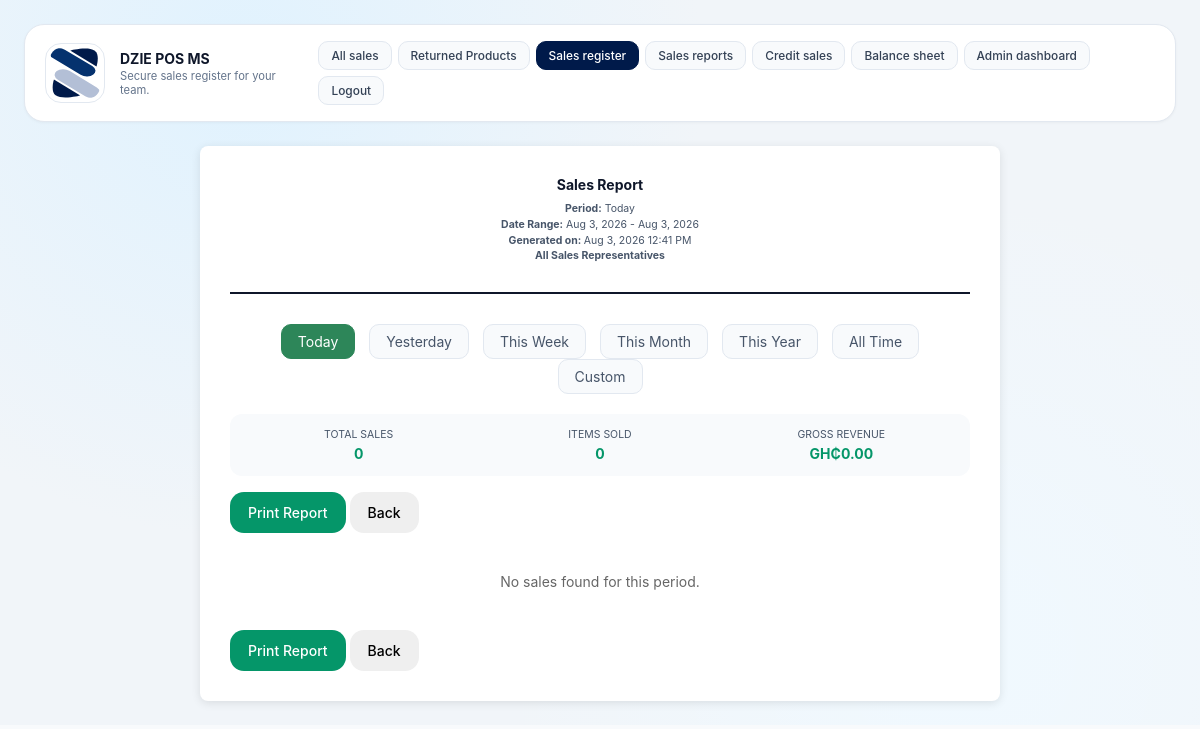
The page /sales_report.php (signed in) on the database its author committed.
### tables this page shows
CREATE TABLE settings (
            key TEXT PRIMARY KEY,
            value TEXT NOT NULL
        );

### inc/functions.php (called while the page is built, shortened)
<?php
function get_db_path(): string {
    $dir = __DIR__ . '/../data';
    return $dir . '/pos.db';
}
function get_database(): PDO {
    static $pdo = null;
    if ($pdo !== null) {
        return $pdo;
    }
    $path = get_db_path();
    $pdo = new PDO('sqlite:' . $path);
    $pdo->setAttribute(PDO::ATTR_ERRMODE, PDO::ERRMODE_EXCEPTION);
    initialize_database($pdo);
    return $pdo;
}
function initialize_database(PDO $db): void {
    $db->exec(
        'CREATE TABLE IF NOT EXISTS products (
            id INTEGER PRIMARY KEY,
            code TEXT UNIQUE NOT NULL,
            name TEXT NOT NULL,
            category TEXT NOT NULL,
            price REAL NOT NULL,
            image TEXT NOT NULL,
            quantity INTEGER NOT NULL DEFAULT 0,
            bulk_quantity_threshold INTEGER NOT NULL DEFAULT 0,
            bulk_discount_percentage REAL NOT NULL DEFAULT 0
        )'
    );
    try {
        $db->exec('ALTER TABLE products ADD COLUMN quantity INTEGER NOT NULL DEFAULT 0');
    } catch (Exception $e) {
    }
    try {
        $db->exec('ALTER TABLE products ADD COLUMN bulk_quantity_threshold INTEGER NOT NULL DEFAULT 0');
    } catch (Exception $e) {
    }
    try {
        $db->exec('ALTER TABLE products ADD COLUMN bulk_discount_percentage REAL NOT NULL DEFAULT 0');
    } catch (Exception $e) {
    }
    $db->exec(
        'CREATE TABLE IF NOT EXISTS users (
            id INTEGER PRIMARY KEY,
            username TEXT UNIQUE NOT NULL,
            password_hash TEXT NOT NULL,
            role TEXT NOT NULL,
            created_at TEXT NOT NULL
        )'
    );
    $db->exec(
        'CREATE TABLE IF NOT EXISTS orders (
            id INTEGER PRIMARY KEY,
            username TEXT NOT NULL,
            total REAL NOT NULL,
            status TEXT NOT NULL DEFAULT "Pending",
            created_at TEXT NOT NULL,
            credit INTEGER NOT NULL DEFAULT 0,
            customer_name TEXT,
            customer_phone TEXT,
            credit_status TEXT NOT NULL DEFAULT "Pending"
        )'
    );
    try {
        $db->exec('ALTER TABLE orders ADD COLUMN credit INTEGER NOT NULL DEFAULT 0');
    } catch (Exception $e) {
    }
    try {
        $db->exec('ALTER TABLE orders ADD COLUMN customer_name TEXT');
    } catch (Exception $e) {
    }
    try {
        $db->exec('ALTER TABLE orders ADD COLUMN customer_phone TEXT');
    } catch (Exception $e) {
    }
    try {
        $db->exec('ALTER TABLE orders ADD COLUMN credit_status TEXT NOT NULL DEFAULT "Pending"');
    } catch (Exception $e) {
    }
    $db->exec(
        'CREATE TABLE IF NOT EXISTS order_items (
            id INTEGER PRIMARY KEY,
            order_id INTEGER NOT NULL,
            product_id INTEGER NOT NULL,
            name TEXT NOT NULL,
            price REAL NOT NULL,
            quantity INTEGER NOT NULL,
            subtotal REAL NOT NULL,
            FOREIGN KEY(order_id) REFERENCES orders(id)
        )'
    );
    $db->exec(
        'CREATE TABLE IF NOT EXISTS receipts (
            id INTEGER PRIMARY KEY,
            order_id INTEGER NOT NULL UNIQUE,
            username TEXT NOT NULL,
            receipt_content TEXT NOT NULL,
            return_status TEXT NOT NULL DEFAULT "Active",
            created_at TEXT NOT NULL,
            FOREIGN KEY(order_id) REFERENCES orders(id)
        )'
    );
    $db->exec(
        'CREATE TABLE IF NOT EXISTS returns (
            id INTEGER PRIMARY KEY,
            order_id INTEGER NOT NULL,
            product_id INTEGER NOT NULL,
            quantity INTEGER NOT NULL,
            reason TEXT,
            processed_by TEXT NOT NULL,
            created_at TEXT NOT NULL,
            FOREIGN KEY(order_id) REFERENCES orders(id)
        )'
    );
    $db->exec(
        'CREATE TABLE IF NOT EXISTS login_events (
            id INTEGER PRIMARY KEY,
            username TEXT NOT NULL,
            role TEXT NOT NULL,
            ip TEXT,
            created_at TEXT NOT NULL,
            logged_out_at TEXT
        )'
    );
    try {
        $db->exec('ALTER TABLE login_events ADD COLUMN logged_out_at TEXT');
    } catch (Exception $e) {
    }
    $db->exec(
        'CREATE TABLE IF NOT EXISTS settings (
            key TEXT PRIMARY KEY,
            value TEXT NOT NULL
        )'
    );
    $db->exec("INSERT OR IGNORE INTO settings (key, value) VALUES ('pos_name', 'WADI POS')");
    $db->exec(
        'CREATE TABLE IF NOT EXISTS stock_movements (
            id INTEGER PRIMARY KEY,
            product_id INTEGER NOT NULL,
            product_name TEXT NOT NULL,
            product_code TEXT NOT NULL,
            movement_type TEXT NOT NULL,
            quantity INTEGER NOT NULL,
            reference_type TEXT NOT NULL,
            reference_id INTEGER,
            notes TEXT,
            created_at TEXT NOT NULL,
            FOREIGN KEY(product_id) REFERENCES products(id)
        )'
    );
    $stmt = $db->query('SELECT COUNT(*) FROM products');
}
function current_user() {
    return $_SESSION['user'] ?? null;
}
function get_pos_name(): string {
    $stmt = get_database()->prepare('SELECT value FROM settings WHERE key = ?');
    $stmt->execute(['pos_name']);
    $result = $stmt->fetch(PDO::FETCH_ASSOC);
    return $result ? $result['value'] : 'WADI POS';
}
function get_trademark(): string {
    $stmt = get_database()->prepare('SELECT value FROM settings WHERE key = ?');
    $stmt->execute(['trademark']);
    $result = $stmt->fetch(PDO::FETCH_ASSOC);
    return $result ? $result['value'] : '';
}
function get_trademark_src(): string {
    $trademark = get_trademark();
    if ($trademark !== '' && file_exists(__DIR__ . '/../' . $trademark)) {
        return $trademark;
    }
    return 'images/pos-icon.svg';
}

### sales_report.php (the view, shortened to what this page needs)
<?php
require_once __DIR__ . '/inc/functions.php';
$user = current_user();
$posName = get_pos_name();
$period = $_GET['period'] ?? 'day';
$periods = ['day' => 'Today', 'yesterday' => 'Yesterday', 'week' => 'This Week', 'month' => 'This Month', 'year' => 'This Year', 'all' => 'All Time', 'custom' => 'Custom Range'];
$useCustomRange = false;
if (!$useCustomRange) {
    $now = new DateTime();
    $startDate = clone $now;
    $endDate = clone $now;
    switch ($period) {
        case 'day':
            $startDate->setTime(0, 0, 0);
            $endDate->setTime(23, 59, 59);
            break;
    }
}
$groupedSales = [];
$totalSales = count($groupedSales);
$totalRevenue = 0;
$totalItems = 0;
?>
<!DOCTYPE html>
<html lang="en">
<head>
  <link rel="stylesheet" href="styles.css" />
</head>
<body>
  <div class="app-shell">
    <header class="header">
      <div class="brand">
        <img class="brand-icon" src="<?php echo htmlspecialchars(get_trademark_src()); ?>" alt="Trademark" />
        <div>
          <h1><?php echo htmlspecialchars($posName); ?></h1>
          <p class="subtitle">Secure sales register for your team.</p>
        </div>
      </div>
      <div class="header-actions" id="header-actions">
        <?php if ($user['role'] === 'admin'): ?>
        <a href="returns.php" class="secondary">All sales</a>
        <a href="returned_products.php" class="secondary">Returned Products</a>
        <?php endif; ?>
        <a href="sales.php" class="secondary">Sales register</a>
        <a href="sales_report.php" class="secondary">Sales reports</a>
        <a href="credit_sales.php" class="secondary">Credit sales</a>
        <a href="balance_sheet.php" class="secondary">Balance sheet</a>
        <?php if ($user['role'] === 'admin'): ?>
          <a href="admin.php" class="secondary">Admin dashboard</a>
        <?php endif; ?>
        <a href="logout.php" class="tertiary">Logout</a>
      </div>
    </header>
    <main class="main-grid">
      <div class="report-container">
    <div class="report-header">
      <h1 class="report-title">Sales Report</h1>
      <div class="report-meta">
        <b>Period:</b> <?php echo $periods[$period]; ?><br>
        <?php if ($useCustomRange): ?>
          <b>Date Range:</b> <?php echo $startDate->format('M j, Y g:i A'); ?> - <?php echo $endDate->format('M j, Y g:i A'); ?><br>
        <?php elseif ($period !== 'all'): ?>
          <b>Date Range:</b> <?php echo $startDate->format('M j, Y'); ?> - <?php echo $endDate->format('M j, Y'); ?><br>
        <?php else: ?>
          <b>Date Range:</b> All Time<br>
        <?php endif; ?>
        <b>Generated on: </b><?php echo date('M j, Y g:i A'); ?><br>
        <?php if ($user['role'] === 'admin'): ?>
          <b>All Sales Representatives</b>
        <?php else: ?>
          <b>Sales Rep:</b> <?php echo htmlspecialchars($user['username']); ?>
        <?php endif; ?>
      </div>
    </div>
    <div class="period-selector">
      <a href="?period=day" class="<?php echo $period === 'day' ? 'active' : ''; ?>">Today</a>
      <a href="?period=yesterday" class="<?php echo $period === 'yesterday' ? 'active' : ''; ?>">Yesterday</a>
      <a href="?period=week" class="<?php echo $period === 'week' ? 'active' : ''; ?>">This Week</a>
      <a href="?period=month" class="<?php echo $period === 'month' ? 'active' : ''; ?>">This Month</a>
      <a href="?period=year" class="<?php echo $period === 'year' ? 'active' : ''; ?>">This Year</a>
      <a href="?period=all" class="<?php echo $period === 'all' ? 'active' : ''; ?>">All Time</a>
      <a href="?period=custom" class="<?php echo $period === 'custom' ? 'active' : ''; ?>">Custom</a>
    </div>
    <div class="stats-grid">
      <div class="stat-item">
        <div class="stat-label">Total Sales</div>
        <div class="stat-value"><?php echo $totalSales; ?></div>
      </div>
      <div class="stat-item">
        <div class="stat-label">Items Sold</div>
        <div class="stat-value"><?php echo $totalItems; ?></div>
      </div>
      <div class="stat-item">
        <div class="stat-label">Gross Revenue</div>
        <div class="stat-value">GH₵<?php echo number_format($totalRevenue, 2); ?></div>
      </div>
    </div>
    <div class="actions">
      <button class="print-btn" onclick="window.print()">Print Report</button>
      <button onclick="window.history.back()">Back</button>
    </div>
    <?php if (!empty($groupedSales)): ?>
      <div class="sales-list">
        <h3>Sales Details</h3>
        <?php foreach ($groupedSales as $order): ?>
          <div class="sale-item">
            <div class="sale-header">
              <div>
                <div class="sale-id">Order #<?php echo str_pad((string)$order['order_id'], 8, '0', STR_PAD_LEFT); ?></div>
                <div class="sale-meta">
                  <?php echo htmlspecialchars($order['username']); ?> •
                  <?php echo date('M j, Y g:i A', strtotime($order['created_at'])); ?>
                  <?php if ($order['return_status'] === 'Returned'): ?>
                    <span style="color: #bf2d2d; font-weight: bold;">(RETURNED)</span>
                  <?php endif; ?>
                </div>
              </div>
              <div class="sale-total <?php echo $order['return_status'] === 'Returned' ? 'returned' : ''; ?>">
                GH₵<?php echo number_format($order['total'], 2); ?>
              </div>
            </div>
            <div class="sale-items">
              <?php foreach ($order['items'] as $item): ?>
                <div class="item-row">
                  <div class="item-name">
                    <?php echo htmlspecialchars($item['name']); ?> (<?php echo $item['quantity']; ?> × GH₵<?php echo number_format($item['price'], 2); ?>)
                  </div>
                  <div class="item-price">GH₵<?php echo number_format($item['subtotal'], 2); ?></div>
                </div>
              <?php endforeach; ?>
            </div>
          </div>
        <?php endforeach; ?>
      </div>
    <?php else: ?>
      <p style="text-align: center; color: #666; margin: 40px 0;">No sales found for this period.</p>
    <?php endif; ?>
    <div class="actions">
      <button class="print-btn" onclick="window.print()">Print Report</button>
      <button onclick="window.history.back()">Back</button>
    </div>
    </main>
  </div>
</body>
</html>

### styles.css (style rules this page uses)
:root { color-scheme: light; font-family: Inter, system-ui, -apple-system, BlinkMacSystemFont, "Segoe UI", sans-serif; background: #f8fafc; color: #0f172a; font-size: 14px; }
* { box-sizing: border-box; }
html, body { margin: 0; min-height: 100%; -webkit-text-size-adjust: 100%; text-size-adjust: 100%; }
body { padding: 24px; padding-left: max(24px, env(safe-area-inset-left)); padding-right: max(24px, env(safe-area-inset-right)); padding-top: max(24px, env(safe-area-inset-top)); background: #f1f5f9; background-image: radial-gradient(circle at 20% 10%, #e0f2fe 0%, transparent 40%), radial-gradient(circle at 80% 90%, #f0f9ff 0%, transparent 40%); -webkit-font-smoothing: antialiased; -moz-osx-font-smoothing: grayscale; }
button, input, textarea { font: inherit; -webkit-appearance: none; -moz-appearance: none; appearance: none; }
img { max-width: 100%; height: auto; -webkit-object-fit: cover; object-fit: cover; }
a { color: inherit; text-decoration: none; -webkit-tap-highlight-color: transparent; }
button { -webkit-tap-highlight-color: transparent; }
.login-screen, .app-shell { max-width: 1160px; margin: 0 auto; }
.main-grid { display: grid; gap: 24px; }
.header { display: flex; justify-content: space-between; align-items: center; gap: 12px; background: #ffffff; border: 1px solid #e2e8f0; border-radius: 20px; padding: 16px 20px; margin-bottom: 24px; width: 100%; box-shadow: 0 1px 3px rgba(0, 0, 0, 0.04); padding-left: max(20px, env(safe-area-inset-left)); padding-right: max(20px, env(safe-area-inset-right)); }
.brand { display: flex; align-items: center; gap: 15px; }
.brand-icon { width: 60px; height: 60px; background: #fff; border-radius: 16px; padding: 4px; border: 1px solid #e2e8f0; }
.header h1 { margin: 0; font-size: 14px; color: #0f172a; font-weight: 700; }
.subtitle { margin: 2px 0 0; color: #64748b; font-weight: 400; font-size: 0.8rem; }
.header-actions { display: flex; align-items: center; gap: 6px; flex-wrap: wrap; }
.header-actions a, .back-link { display: inline-flex; align-items: center; justify-content: center; text-decoration: none; background-color: #f8fafc; color: #334155; padding: 6px 12px; border-radius: 10px; text-align: center; white-space: nowrap; font-weight: 500; border: 1px solid #e2e8f0; transition: background-color 0.2s, border-color 0.2s; font-size: 0.85rem; }
.header-actions a[href="sales.php"] { background-color: #001a4a; color: #ffffff; border-color: #001a4a; }
button { border: none; border-radius: 14px; cursor: pointer; padding: 12px 18px; font-weight: 500; -webkit-transition: -webkit-transform 180ms ease, box-shadow 180ms ease, background-color 180ms ease; transition: transform 180ms ease, box-shadow 180ms ease, background-color 180ms ease; }
button.print-btn { background: #059669; color: white; border: none; }
.report-container { max-width: 800px; margin: 0 auto; background: #ffffff; padding: 30px; border-radius: 8px; box-shadow: 0 2px 10px rgba(0, 0, 0, 0.1); }
.report-header { text-align: center; border-bottom: 2px solid #0f172a; padding-bottom: 20px; margin-bottom: 30px; }
.report-title { font-size: 14px; font-weight: bold; margin: 0; }
.report-meta { margin: 8px 0; color: #475569; line-height: 1.5; font-size: 0.75rem; }
.period-selector { text-align: center; margin-bottom: 20px; }
.period-selector a { display: inline-block; padding: 8px 16px; margin: 0 5px; text-decoration: none; color: #475569; border: 1px solid #e2e8f0; border-radius: 10px; background: #f8fafc; }
.period-selector a.active { background: #2d8659; color: white; border-color: #2d8659; }
.stats-grid { display: grid; grid-template-columns: repeat(auto-fit, minmax(120px, 1fr)); gap: 12px; margin-bottom: 16px; padding: 14px; background: #f8fafc; border-radius: 12px; }
.stat-item { text-align: center; }
.stat-label { font-size: 0.75rem; color: #475569; text-transform: uppercase; }
.stat-value { font-size: 14px; font-weight: 700; color: #059669; margin-top: 4px; }

### rows shown on the page
settings: value (picture)
settings: value "DZIE POS MS"

### other values the page prints
$periods[$period] "Today"
$startDate->format('M j, Y') "Aug 3, 2026"
$endDate->format('M j, Y') "Aug 3, 2026"
$totalSales "0"
$totalItems "0"
$totalRevenue "0.00"
